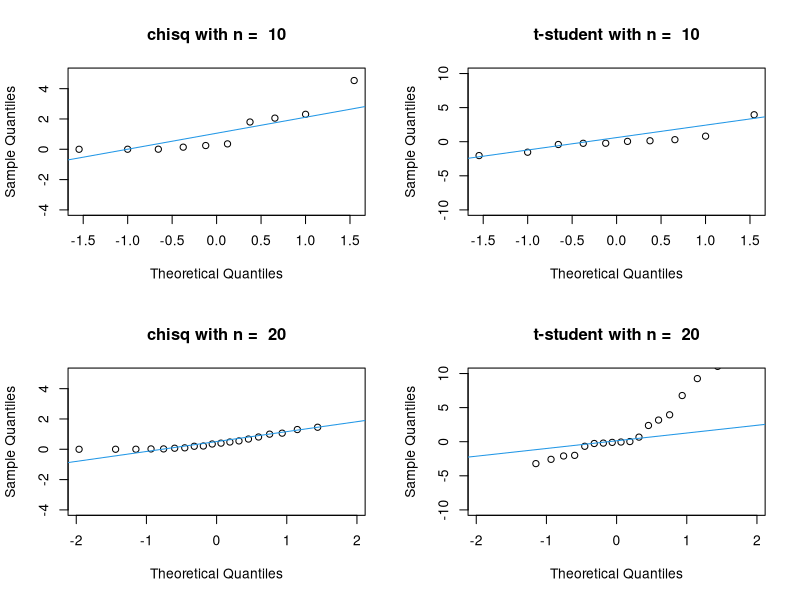
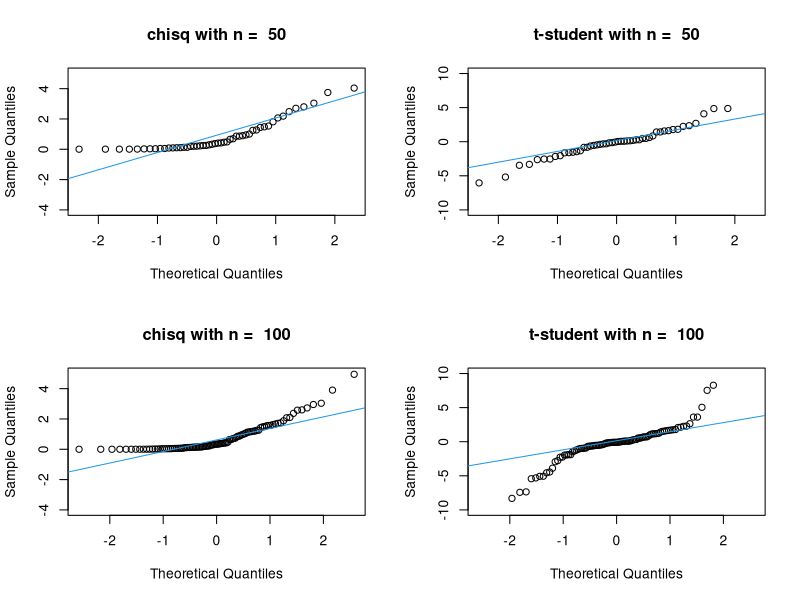
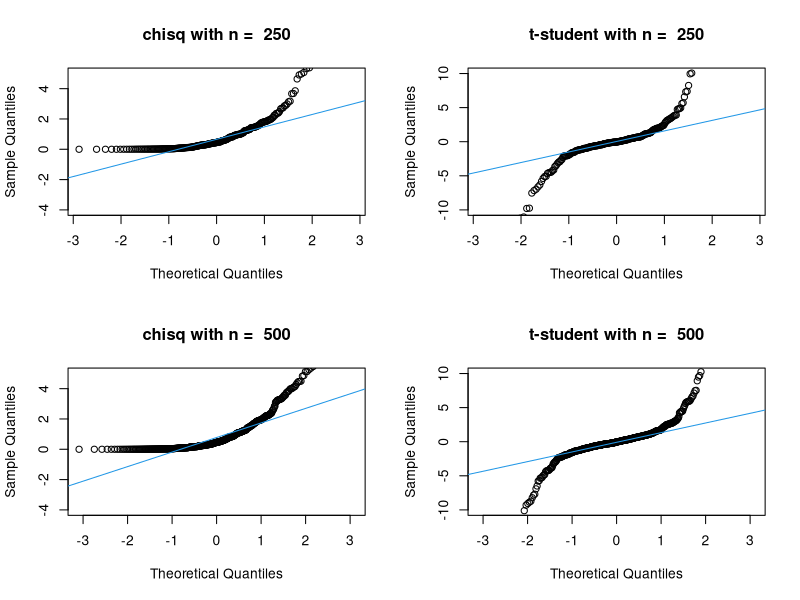
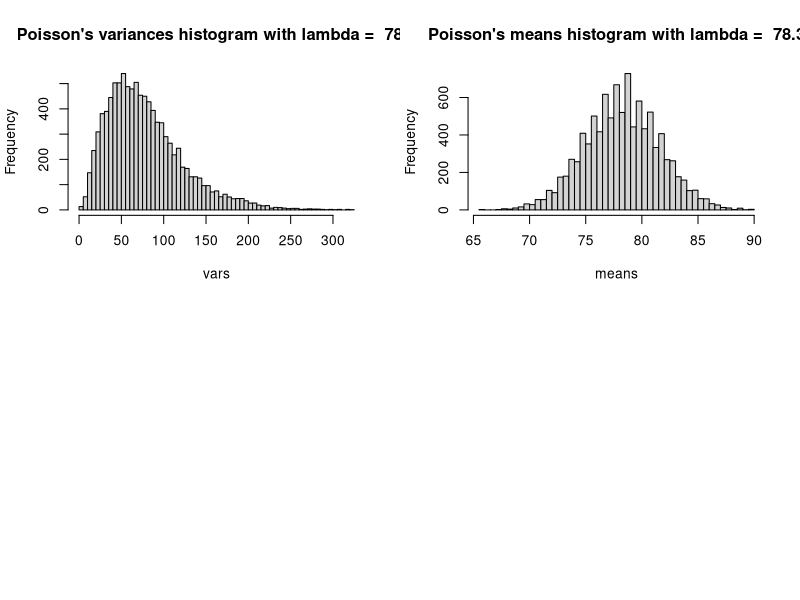
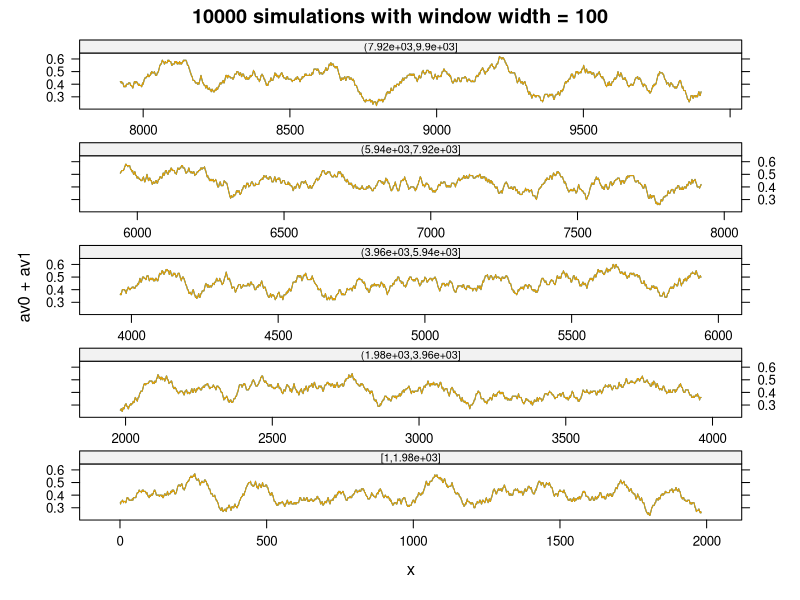
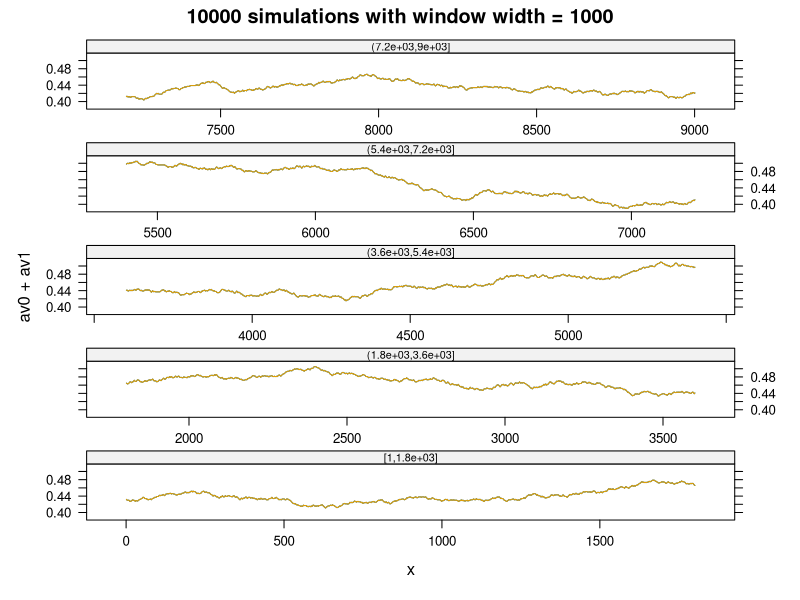
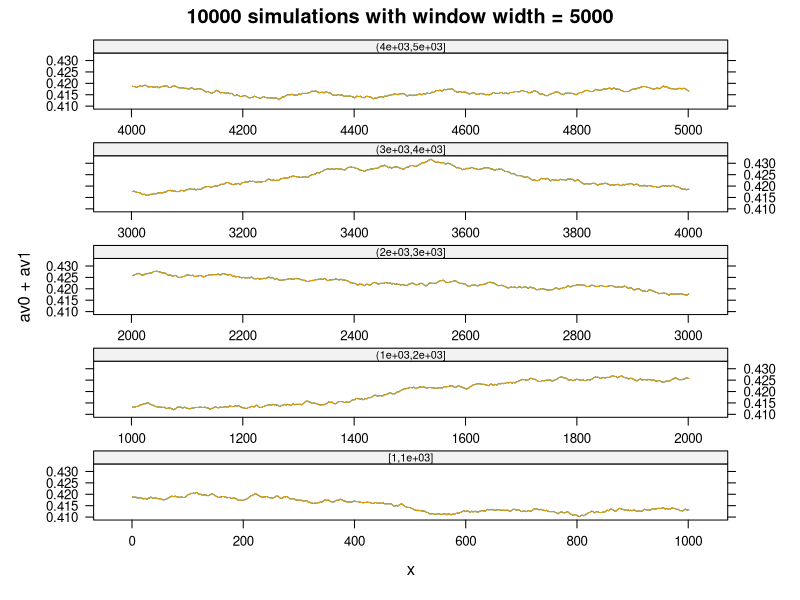
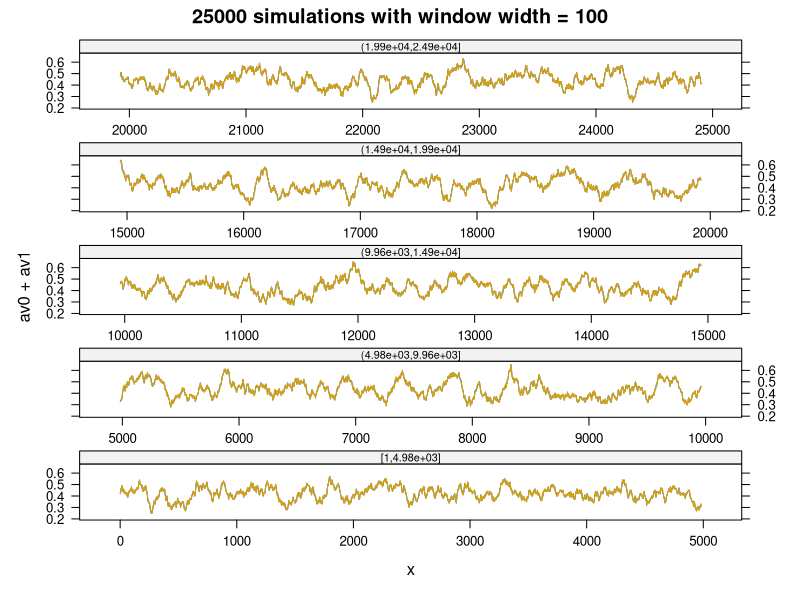

The R source for these figures, in order:
## ---- chunk 1
knitr::opts_chunk$set(echo = TRUE)
set.seed(42)
require(RColorBrewer); library(zoo); library(lattice)
## ---- chunk 2
n <- 100000; z <- rnorm(n)
zneg <- 0; j <- 1
for (i in 1:n) {
    if (z[i]<0) {
        zneg[j] <- z[i]
        j <- j + 1
    }
}
## ---- chunk 3
start <- proc.time()
n <- 100000; z <- rnorm(n)
zneg <- 0; j <- 1
for (i in 1:n) {
    if (z[i]<0) {
        zneg[j] <- z[i]
        j <- j + 1
    }
}
time <- proc.time() - start
print("Base loop timing:")
time

set.seed(42)

start <- proc.time()
n <- seq(100000)
z <- rnorm(n)
zneg_opt <- z[z < 0]
time <- proc.time() - start
print("Efficient rewrite of the loop timing:")
time

print("Are results equal?")
all(zneg_opt == zneg)
## ---- chunk 4
n <- 1000
A <- matrix(runif(n*n),n,n); x.true <- runif(n)
y <- A%*%x.true
## ---- chunk 5
start <- proc.time()
A.inv <- solve(A)
x1 <- A.inv%*%y
proc.time() - start
mean(abs(x1 - x.true))
## ---- chunk 6
start <- proc.time()
x2 <- solve(A,y)
proc.time() - start
mean(abs(x2 - x.true))
## ---- chunk 7
par(mfrow=c(2,2))
for (n in c(10, 20, 50, 100, 250, 500)) {
  qqnorm(rchisq(n,1), ylim= c(-4,5),main = paste("chisq with n = ", n))
  qqline(rchisq(n,1), col=4)
  qqnorm(rt(n,1), ylim= c(-10,10), main = paste("t-student with n = ", n))
  qqline(rt(n,1), col=4)
}
## ---- chunk 8
x <- rpois(7, 78.3)
mean(x); var(x)
## ---- chunk 9
y <- c(87, 53, 72, 90, 78, 85, 83)
c(mean=mean(y), var=var(y))

R <- 10000
n <- 7
lambda <- 78.3

y <- matrix(rpois(n*R, lambda), R, n)
means <- apply(y, 1, mean)
vars <- apply(y, 1, var)

hist(vars, breaks=50, main = paste("Poisson's variances histogram with lambda = ", lambda))
hist(means, breaks=50, main = paste("Poisson's means histogram with lambda = ", lambda))
## ---- chunk 10
Markov <- function (N=100, initial.value=1, P){
  X <- numeric(N)
  X[1] <- initial.value + 1  # States 0:5; subscripts 1:6
  n <- nrow(P)
  for (i in 2:N){
    X[i] <- sample(1:n, size=1, prob=P[X[i-1], ])
  }
  X-1
}

Pb <- matrix(nrow = 3, ncol = 3, byrow = TRUE, data = c(.6,.2,.2,.2,.4,.4,.4,.3,.3),
             dimnames = list(c("Sun", "Cloud", "Rain"), c("Sun", "Cloud", "Rain")))
chain <- factor(Markov(1000, 0, Pb), labels = c("Sun", "Cloud", "Rain"))
table(chain)/length(chain)
## ---- chunk 11
chain <- factor(Markov(10000, 0, Pb), labels = c("Sun", "Cloud", "Rain"))
table(chain)/length(chain)
## ---- chunk 12
plotmarkov <- function(n=10000, start=0, window=100, transition=Pb, npanels=5, title){
  xc2 <- Markov(n, start, transition)
  mav0 <- rollmean(as.integer(xc2==0), window)
  mav1 <- rollmean(as.integer(xc2==0), window)
  npanel <- cut(1:length(mav0), breaks=seq(from=1, to=length(mav0),
                length=npanels+1), include.lowest=TRUE)
  df <- data.frame(av0=mav0, av1=mav1, x=1:length(mav0), gp=npanel)
  print(xyplot(av0+av1 ~ x | gp, data=df, layout=c(1,npanels),
        type="l", par.strip.text=list(cex=0.65),
        scales=list(x=list(relation="free")),main = title))
}

for(n in c(10000,25000,50000))
  for(ww in c(100,1000,5000)) 
    plotmarkov(n = n, window = ww, title = paste0(n," simulations with window width = ",ww))
## ---- chunk 13
y1 <- rnorm(51)
y <- y1[-1] + y1[-51]
acf(y1)     # acf is  ‘autocorrelation function’# (see Chapter 9)
acf(y)
## ---- chunk 14
par(mfrow=c(1,2))
for(i in seq(1:5)){
  y1 <- rnorm(51)
  acf(y1)
  y <- y1[-1] + y1[-51]
  acf(y)
}
## ---- chunk 15
rnd_dep <- function(n = 51) {
  y1 <- rnorm(n)
  y <- y1[-1] + y1[-n]
}

av <- numeric(25)
v <- numeric(25)

for (i in 1:25) {
  y <- rnd_dep()
  av[i] <- mean(y)
  v[i] <- var(y)
}

var(av)
## ---- chunk 16
set.seed(42)

plot_var_estimators <- function(n, R, sigma){
  m <- matrix(data=rnorm(n*R, 0, sigma), nrow=n, ncol=R)
  stat <- array(0, R)
  stat <- apply(m, 2, var) # Sample variance
  hist(stat, breaks = 40, probability = TRUE, xlab=expression(s^2), main= bquote(s^2), cex.main=1.5)
  curve(((n-1)/sigma^2) * dchisq(x*((n-1)/sigma^2), df=n-1), add=TRUE, col="red", lwd=3) # Unbiased var estimator
  curve(((n)/sigma^2) * dchisq(x*((n)/sigma^2), df=n-1), add=TRUE, col="blue", lwd=3) # Biased var estimator
}

plot_var_estimators(5, 1000, 1)
plot_var_estimators(10, 1000, 1)
plot_var_estimators(200, 1000, 1)

## ---- chunk 17
set.seed(2)
n <- 50
K <- 4
M <- 6
y <- matrix(0, M, n )
# generate the values
for (m in 1:M){
  y[m, ] <- sample(1:K, n, replace=TRUE, prob = c( 7/16, 5/16, 3/16, 1/16) )
} 
observed_matrix <- apply(y,1, table)
chisq.test(observed_matrix, p = c( 7/16, 5/16, 3/16, 1/16))
## ---- chunk 18
set.seed(2)
n <- 50
K <- 4
M <- 7
y <- matrix(0, M, n)

# Generate the values
for (m in 1:M-1){
  y[m, ] <- sample(1:K, n, replace=TRUE, prob = c( 7/16, 5/16, 3/16, 1/16)) # Standard players
} 
y[M, ] <- sample(1:K, n, replace=TRUE, prob = c(1/16, 3/16, 4/16, 8/16)) # Pro player
observed_matrix <- apply(y,1, table)
chisq.test(observed_matrix, p = c( 7/16, 5/16, 3/16, 1/16))
## ---- chunk 19
Owners <- c( "Katy Perry", "Justin Bieber", "Taylor Swift", "Cristiano Ronaldo", "Kim Kardashian", "Ariana Grande", "Selena Gomez", "Demi Lovato")
Instagram <- c( 69, 98,107, 123, 110, 118, 135, 67)
Twitter <- c( 109, 106, 86, 72, 59, 57, 56, 56)
plot( Instagram, Twitter, pch=21, bg=2, xlim=c(60, 150), ylim=c(40, 120) )
text( Instagram[-6], Twitter[-6]+5, Owners[-6], cex=0.8 )
text( Instagram[6], Twitter[6]-5, Owners[6], cex=0.8 )

test <- cor.test(Instagram, Twitter, method = "pearson") 

plotclr <- brewer.pal(6,"YlOrRd")
curve(dt(x,6),xlim=c(-5,5), ylim=c(0,0.4),
  main="p-values and rejection region", col = "blue", lwd = 2, xlab="x-y",  ylab=expression(test[6]),  yaxs="i")
cord.x <- c(qt(0.95,6),seq(qt(0.95,6), 5, 0.01), 5)
cord.y <- c(0,dt(seq(qt(0.95,6), 5, 0.01),6),0)
polygon(cord.x,cord.y,col=plotclr[3], border = NA )
curve(dt(x,6),xlim=c(-5,5),main=expression(test[6]), col = "blue", lwd = 2, add = TRUE, yaxs="i")
abline(v =test$statistic, lty=2, lwd=2, col="red")
text (0,0.2, paste("Accept", expression(H0)))
text (2.7,0.08, paste("Reject", expression(H0)))
text(as.double(test$statistic)-0.15, 0.02, expression("t"), col="red", cex=1.2)
## ---- chunk 20
y <- c(155.9, 200.2, 143.8, 150.1,152.1, 142.2, 147, 146, 146, 170.3, 148, 140, 118, 144, 97)
n <- length(y)

# Define parameters grid
gamma <- seq(0.1, 15, length=100)
beta <- seq(100,200, length=100)
parvalues <- expand.grid(gamma,beta)

gammahat <- uniroot(function(x) n / x + sum(log(y)) - n *
                  sum(y^x * log(y)) / sum(y^x),
                  c(1e-5, 15))$root 
betahat <- mean(y^gammahat)^(1 / gammahat)
weib.y.mle <- c(gammahat, betahat)

#observed information matrix
jhat <- matrix(NA, nrow=2, ncol=2)
jhat[1,1] <- n / gammahat^2 + sum((y / betahat)^gammahat * (log(y / betahat))^2)
jhat[1,2]<- jhat[2,1] <-  n / betahat - sum(y^gammahat / betahat^(gammahat + 1) * (gammahat * log(y / betahat) + 1))
jhat[2,2] <- - n * gammahat / betahat^2 + gammahat * (gammahat + 1) /
 betahat^(gammahat + 2) * sum(y^gammahat)

# Quadratic approximation of log-likelihood function
approximation <- function(theta){
  diff <- theta - weib.y.mle
  return(-0.5*diff%*%jhat%*%diff)
}

approx <- apply(parvalues, 1, approximation)
approx <- matrix(approx, nrow=length(gamma), ncol=length(beta), byrow=F )

# Contour plot

conf.levels <- c(0, 0.5, 0.75, 0.9, 0.95, 0.99)
contour(gamma, beta, approx,
        levels=-qchisq(conf.levels, 2) / 2,
        xlab=expression(gamma),
        labels=as.character(conf.levels),
        ylab=expression(beta))
title('Weibull of approximated log likelihood')

# Image plot

 image(gamma, beta, approx, zlim=c(-6,0),
 col=terrain.colors(20),xlab=expression(gamma),
 ylab=expression(beta))
 title('Weibull of approximated log likelihood')
